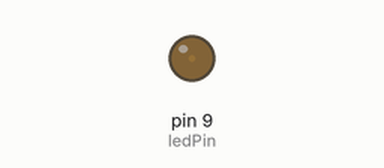
This sketch was run on a simulated Arduino Uno, built with avr-gcc and run on an emulated ATmega328P. On the bench: output pins drawn as LEDs (lit = HIGH).

Above: at 0.05 s.
At 1.15 s:
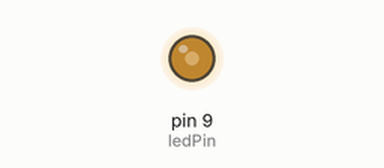
At 2.3 s:
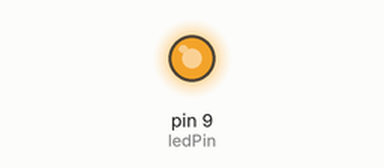
At 4.6 s:
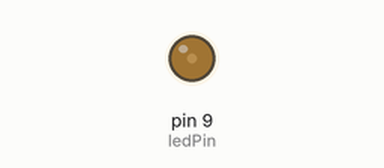
Timing chart, 0 to 6.7 s (numbered marks = the images above):
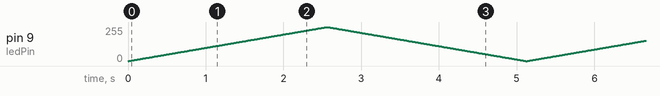

The sketch:

test.ino.ino
```cpp
const int ledPin = 9; // Пин, к которому подключен светодиод
const int fadeDelay = 10; // Задержка между шагами изменения яркости

void setup() {
  // Ничего особенного для настройки
}

void loop() {
  // Плавно увеличиваем яркость
  for (int brightness = 0; brightness <= 255; brightness++) {
    analogWrite(ledPin, brightness); // Установка яркости светодиода
    delay(fadeDelay);
  }

  // Плавно уменьшаем яркость
  for (int brightness = 255; brightness >= 0; brightness--) {
    analogWrite(ledPin, brightness); // Установка яркости светодиода
    delay(fadeDelay);
  }
}
```
